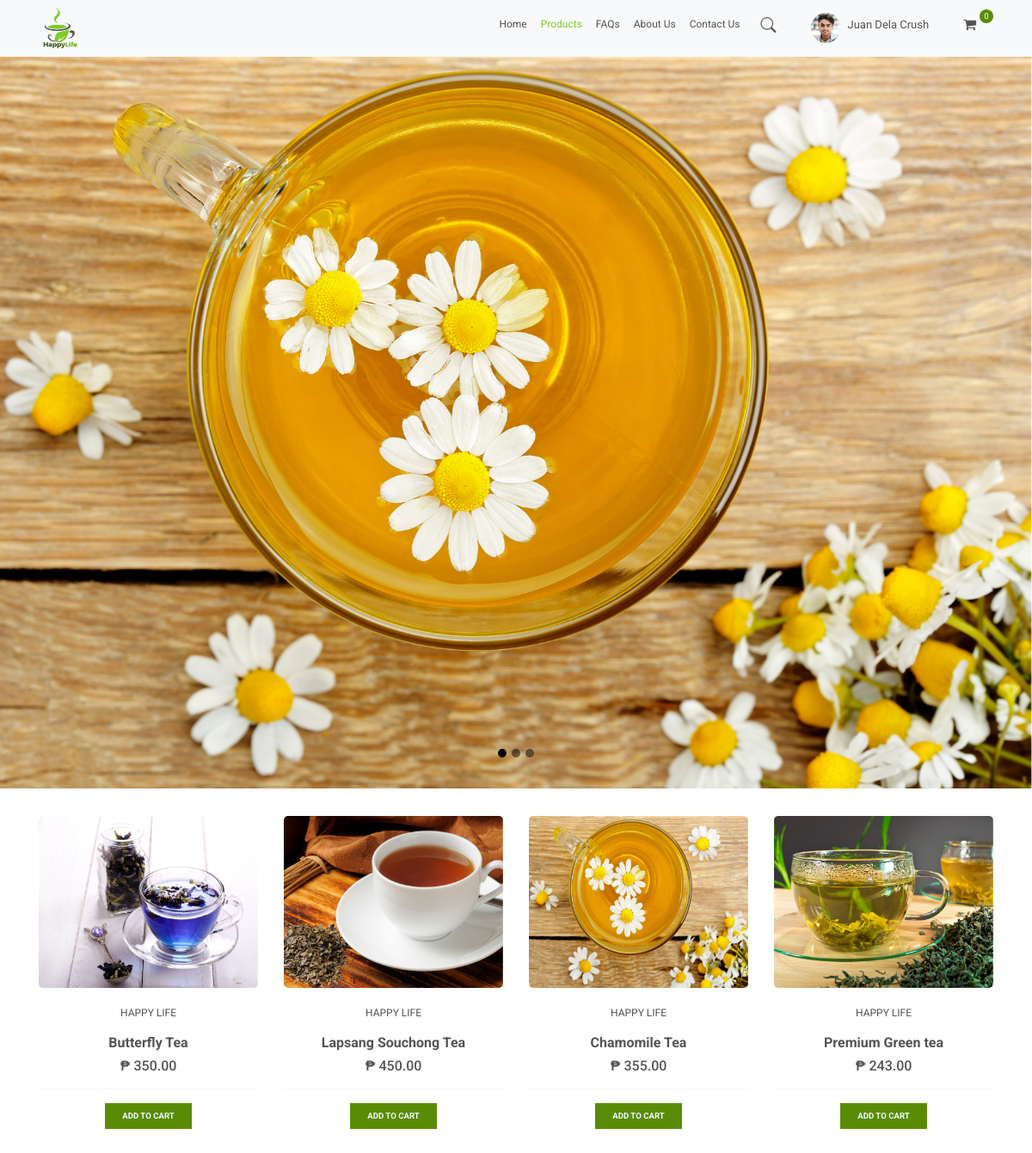
The page /user_products/ on the database its author committed.
### store/models.py (models this page shows, shortened)
class Product(models.Model):
    name = models.CharField(max_length=200)
    price = models.FloatField()
    details = models.CharField(max_length=500, null=True, blank=True)
    benefits = models.CharField(max_length=500, null=True, blank=True)
    image = models.ImageField(null=True, blank=True)
    @property
    def imageURL(self):
        try:
            url = self.image.url
        except:
            url = ''
        return url

### store/views.py (the view)
# urls.py: path('user_products/', views.user_products, name="user_products"),
def user_products(request):
    if request.user.is_authenticated:
        customer = request.user.customer
        order, created = Order.objects.get_or_create(customer=customer, complete=False)
        items = order.orderitem_set.all()
        cartItems = order.get_cart_items
    else:
        items = []
        order = {'get_cart_total': 0, 'get_cart_items': 0}
        cartItems = order['get_cart_items']
    user_product = Product.objects.all()
    context = {'product': user_product, 'cartItems': cartItems}
    return render(request, 'user/products.html', context)

### store/templates/user/products.html (shortened to what this page needs)
{% extends 'user/home.html' %}
{% load static %}
{% block content %}
<section id="carouselExampleDark" class="carousel carousel-dark slide" data-bs-ride="carousel">
          <div class="carousel-indicators">
            <button type="button" data-bs-target="#carouselExampleDark" data-bs-slide-to="0" class="active" aria-current="true" aria-label="Slide 1"></button>
            <button type="button" data-bs-target="#carouselExampleDark" data-bs-slide-to="1" aria-label="Slide 2"></button>
            <button type="button" data-bs-target="#carouselExampleDark" data-bs-slide-to="2" aria-label="Slide 3"></button>
          </div>
          <div class="carousel-inner">
            <div class="carousel-item active" data-bs-interval="10000">
              <img src="{% static 'images/banner/1.png' %}" class="d-block w-100" alt="...">
            </div>
          </div>
          <button class="carousel-control-prev" type="button" data-bs-target="#carouselExampleDark" data-bs-slide="prev">
          </button>
          <button class="carousel-control-next" type="button" data-bs-target="#carouselExampleDark" data-bs-slide="next">
          </button>
</section>
<section class="container">
        <div class="row justify-content-center py-2">
            {% for product in product %}
            <div class="col-lg-3 col-md-6 col-8 py-4">
            <a href="{% url 'user_chamomile' %}"><img class="thumbnail" src="{{product.imageURL}}"></a>
                <div class="box-element product">
                    <a class="view_link" href="{% url 'user_butterfly' %}">
                        <p>HAPPY LIFE</p>
                        <h6><strong>{{ product.name }}</strong></h6>
                        <h6>₱ {{product.price|floatformat:2}}</h6>
                        <hr></a>
                        <button data-product="{{product.id}}" data-action="add" class="btn-add-to-cart update-cart">
                            Add to Cart
                        </button>
                </div>
            </div>
            {% endfor %}
        </div>
</section>
{% endblock content %}

### static/css/main.css (style rules this page uses)
body { background-color: white; font-family: 'Roboto', sans-serif; }
img { width: 50px; }
a { font-size: 12px !important; color: #545454 !important; }
.container .row img { width: 100%; border-radius: 5px; transition: .5s ease; backface-visibility: hidden; }
.thumbnail { width: 100%; height: 200px; }
.product { text-align: center; }
.product p { font-size: 12px; padding: 20px 0px 0px 0px; }
.btn-add-to-cart { font-size: 0.6rem; font-weight: 700; outline: none; border: none; background-color: #598c04; color: aliceblue; padding: 8px 20px; cursor: pointer; text-transform: uppercase; -webkit-transition-duration: 0.4s; transition-duration: 0.4s; }
.carousel-indicators button { width: 10px !important; height: 10px !important; border-radius: 50%; }
.active { color: #80CC28 !important; }
p { font-size: 13px; }

### rows shown on the page
Product: imageURL (picture), name "Butterfly Tea", price "350.00"
Product: imageURL (picture), name "Lapsang Souchong Tea", price "450.00"
Product: imageURL (picture), name "Chamomile Tea", price "355.00"
Product: imageURL (picture), name "Premium Green tea", price "243.00"

### other values the page prints
{{ cartItems }} "0"
